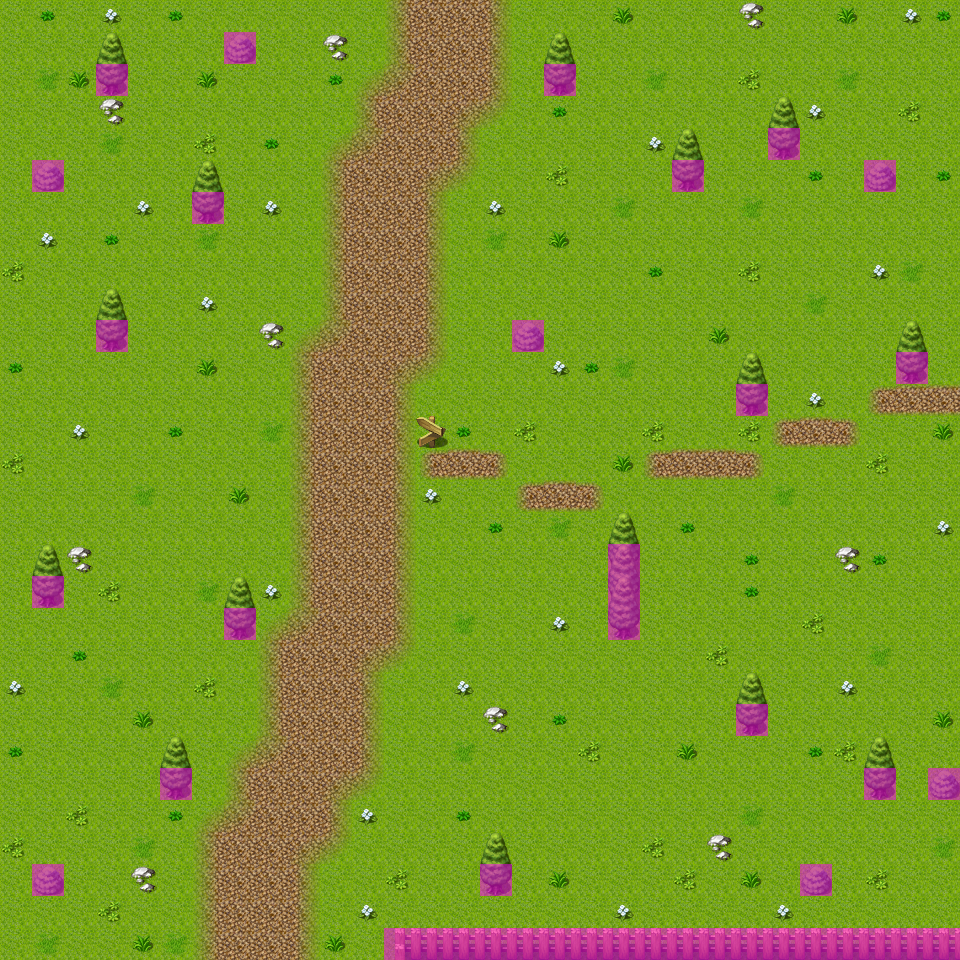

This game map was drawn from its Tiled (.tmx) file and the tilesets committed beside it. A one-line description and the trimmed map source follow:
An orthogonal 30x30 tile map with 32x32 px tiles, 4 tile layers (Ground, Objects, Above, Walkable), 40 tilesets and 12 objects (6x spawn, 5x mapchange, sign).

<map version="1.0" orientation="orthogonal" width="30" height="30" tilewidth="32" tileheight="32">
 <properties>
  <property name="outdoors" value="1" />
 </properties>
 <tileset firstgid="1" name="map_bed_1" tilewidth="32" tileheight="32">
  <image source="../drawable/map_bed_1.png" width="512" height="256" />
 </tileset>
 <tileset firstgid="129" name="map_border_1" tilewidth="32" tileheight="32">
  <image source="../drawable/map_border_1.png" width="512" height="256" />
 </tileset>
 <tileset firstgid="257" name="map_bridge_1" tilewidth="32" tileheight="32">
  <image source="../drawable/map_bridge_1.png" width="512" height="256" />
 </tileset>
 <tileset firstgid="385" name="map_broken_1" tilewidth="32" tileheight="32">
  <image source="../drawable/map_broken_1.png" width="512" height="256" />
 </tileset>
 <tileset firstgid="513" name="map_cavewall_1" tilewidth="32" tileheight="32">
  <image source="../drawable/map_cavewall_1.png" width="576" height="192" />
 </tileset>
 <tileset firstgid="621" name="map_cavewall_2" tilewidth="32" tileheight="32">
  <image source="../drawable/map_cavewall_2.png" width="576" height="192" />
 </tileset>
 <tileset firstgid="729" name="map_cavewall_3" tilewidth="32" tileheight="32">
  <image source="../drawable/map_cavewall_3.png" width="576" height="192" />
 </tileset>
 <tileset firstgid="837" name="map_chair_table_1" tilewidth="32" tileheight="32">
  <image source="../drawable/map_chair_table_1.png" width="512" height="256" />
 </tileset>
 <tileset firstgid="965" name="map_crate_1" tilewidth="32" tileheight="32">
  <image source="../drawable/map_crate_1.png" width="512" height="256" />
 </tileset>
 <tileset firstgid="1093" name="map_cupboard_1" tilewidth="32" tileheight="32">
  <image source="../drawable/map_cupboard_1.png" width="512" height="256" />
 </tileset>
 <tileset firstgid="1221" name="map_curtain_1" tilewidth="32" tileheight="32">
  <image source="../drawable/map_curtain_1.png" width="512" height="256" />
 </tileset>
 <tileset firstgid="1349" name="map_entrance_1" tilewidth="32" tileheight="32">
  <image source="../drawable/map_entrance_1.png" width="512" height="256" />
 </tileset>
 <tileset firstgid="1477" name="map_fence_1" tilewidth="32" tileheight="32">
  <image source="../drawable/map_fence_1.png" width="512" height="256" />
 </tileset>
 <tileset firstgid="1605" name="map_fence_2" tilewidth="32" tileheight="32">
  <image source="../drawable/map_fence_2.png" width="512" height="256" />
 </tileset>
 <tileset firstgid="1733" name="map_ground_1" tilewidth="32" tileheight="32">
  <image source="../drawable/map_ground_1.png" width="512" height="256" />
 </tileset>
 <tileset firstgid="1861" name="map_ground_2" tilewidth="32" tileheight="32">
  <image source="../drawable/map_ground_2.png" width="512" height="256" />
 </tileset>
 <tileset firstgid="1989" name="map_ground_3" tilewidth="32" tileheight="32">
  <image source="../drawable/map_ground_3.png" width="512" height="256" />
 </tileset>
 <tileset firstgid="2117" name="map_ground_4" tilewidth="32" tileheight="32">
  <image source="../drawable/map_ground_4.png" width="512" height="256" />
 </tileset>
 <tileset firstgid="2245" name="map_ground_5" tilewidth="32" tileheight="32">
  <image source="../drawable/map_ground_5.png" width="512" height="256" />
 </tileset>
 <tileset firstgid="2373" name="map_ground_6" tilewidth="32" tileheight="32">
  <image source="../drawable/map_ground_6.png" width="512" height="256" />
 </tileset>
 <tileset firstgid="2501" name="map_ground_7" tilewidth="32" tileheight="32">
  <image source="../drawable/map_ground_7.png" width="512" height="256" />
 </tileset>
 <tileset firstgid="2629" name="map_ground_8" tilewidth="32" tileheight="32">
  <image source="../drawable/map_ground_8.png" width="512" height="256" />
 </tileset>
 <tileset firstgid="2757" name="map_indoor_1" tilewidth="32" tileheight="32">
  <image source="../drawable/map_indoor_1.png" width="512" height="256" />
 </tileset>
 <tileset firstgid="2885" name="map_kitchen_1" tilewidth="32" tileheight="32">
  <image source="../drawable/map_kitchen_1.png" width="512" height="256" />
 </tileset>
 <tileset firstgid="3013" name="map_outdoor_1" tilewidth="32" tileheight="32">
  <image source="../drawable/map_outdoor_1.png" width="512" height="256" />
 </tileset>
 <tileset firstgid="3141" name="map_pillar_1" tilewidth="32" tileheight="32">
  <image source="../drawable/map_pillar_1.png" width="512" height="256" />
 </tileset>
 <tileset firstgid="3269" name="map_plant_1" tilewidth="32" tileheight="32">
  <image source="../drawable/map_plant_1.png" width="512" height="256" />
 </tileset>
 <tileset firstgid="3397" name="map_rock_1" tilewidth="32" tileheight="32">
  <image source="../drawable/map_rock_1.png" width="512" height="256" />
 </tileset>
 <tileset firstgid="3525" name="map_roof_1" tilewidth="32" tileheight="32">
  <image source="../drawable/map_roof_1.png" width="512" height="256" />
 </tileset>
 <tileset firstgid="3653" name="map_roof_2" tilewidth="32" tileheight="32">
  <image source="../drawable/map_roof_2.png" width="512" height="256" />
 </tileset>
 <tileset firstgid="3781" name="map_shop_1" tilewidth="32" tileheight="32">
  <image source="../drawable/map_shop_1.png" width="512" height="256" />
 </tileset>
 <tileset firstgid="3909" name="map_sign_ladder_1" tilewidth="32" tileheight="32">
  <image source="../drawable/map_sign_ladder_1.png" width="512" height="256" />
 </tileset>
 <tileset firstgid="4037" name="map_table_1" tilewidth="32" tileheight="32">
  <image source="../drawable/map_table_1.png" width="512" height="256" />
 </tileset>
 <tileset firstgid="4165" name="map_trail_1" tilewidth="32" tileheight="32">
  <image source="../drawable/map_trail_1.png" width="512" height="256" />
 </tileset>
 <tileset firstgid="4293" name="map_tree_1" tilewidth="32" tileheight="32">
  <image source="../drawable/map_tree_1.png" width="512" height="256" />
 </tileset>
 <tileset firstgid="4421" name="map_wall_1" tilewidth="32" tileheight="32">
  <image source="../drawable/map_wall_1.png" width="512" height="256" />
 </tileset>
 <tileset firstgid="4549" name="map_wall_2" tilewidth="32" tileheight="32">
  <image source="../drawable/map_wall_2.png" width="480" height="256" />
 </tileset>
 <tileset firstgid="4669" name="map_wall_3" tilewidth="32" tileheight="32">
  <image source="../drawable/map_wall_3.png" width="480" height="256" />
 </tileset>
 <tileset firstgid="4789" name="map_window_1" tilewidth="32" tileheight="32">
  <image source="../drawable/map_window_1.png" width="512" height="256" />
 </tileset>
 <tileset firstgid="4917" name="map_window_2" tilewidth="32" tileheight="32">
  <image source="../drawable/map_window_2.png" width="512" height="256" />
 </tileset>
 <layer name="Ground" width="30" height="30">
  <data>[900 cells, 900 non-empty, 2 distinct tile ids]</data>
 </layer>
 <layer name="Objects" width="30" height="30">
  <data>[900 cells, 255 non-empty, 21 distinct tile ids]</data>
 </layer>
 <layer name="Above" width="30" height="30">
  <data>[900 cells, 15 non-empty, 1 distinct tile ids]</data>
 </layer>
 <layer name="Walkable" width="30" height="30">
  <data>[900 cells, 42 non-empty, 1 distinct tile ids]</data>
 </layer>
 <objectgroup name="Mapevents">
  <!-- 6 objects omitted --></objectgroup>
 <objectgroup name="Spawn uniques">
  <!-- 1 objects omitted --></objectgroup>
 <objectgroup name="Spawn monsters" visible="0">
  <!-- 5 objects omitted --></objectgroup>
 <objectgroup name="Keys" />
</map>
<!-- 12 of 12 objects omitted -->
